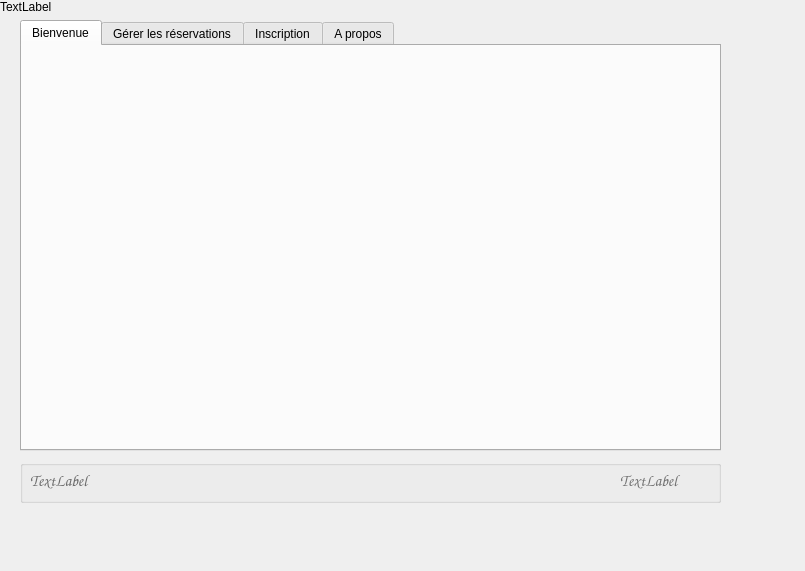
<?xml version="1.0" encoding="UTF-8"?>
<ui version="4.0">
 <class>User_Dialog</class>
 <widget class="QDialog" name="User_Dialog">
  <property name="geometry">
   <rect>
    <x>0</x>
    <y>0</y>
    <width>805</width>
    <height>571</height>
   </rect>
  </property>
  <property name="windowTitle">
   <string>Dialog</string>
  </property>
  <widget class="QTabWidget" name="tabWidget">
   <property name="geometry">
    <rect>
     <x>20</x>
     <y>20</y>
     <width>701</width>
     <height>431</height>
    </rect>
   </property>
   <property name="font">
    <font>
     <family>Segoe UI</family>
     <pointsize>9</pointsize>
    </font>
   </property>
   <property name="autoFillBackground">
    <bool>false</bool>
   </property>
   <property name="tabShape">
    <enum>QTabWidget::Rounded</enum>
   </property>
   <property name="currentIndex">
    <number>0</number>
   </property>
   <property name="iconSize">
    <size>
     <width>20</width>
     <height>20</height>
    </size>
   </property>
   <widget class="QWidget" name="tab">
    <attribute name="title">
     <string>Bienvenue</string>
    </attribute>
    <layout class="QHBoxLayout" name="horizontalLayout_2">
     <item>
      <widget class="QLabel" name="label_bienvenue_admin">
       <property name="text">
        <string/>
       </property>
       <property name="alignment">
        <set>Qt::AlignCenter</set>
       </property>
      </widget>
     </item>
    </layout>
   </widget>
   <widget class="QWidget" name="tab_4">
    <attribute name="title">
     <string>Gérer les réservations</string>
    </attribute>
    <widget class="QLabel" name="label_dbState">
     <property name="geometry">
      <rect>
       <x>560</x>
       <y>410</y>
       <width>121</width>
       <height>20</height>
      </rect>
     </property>
     <property name="palette">
      <palette>
       <active>
        <colorrole role="WindowText">
         <brush brushstyle="SolidPattern">
          <color alpha="255">
           <red>0</red>
           <green>255</green>
           <blue>0</blue>
          </color>
         </brush>
        </colorrole>
       </active>
       <inactive>
        <colorrole role="WindowText">
         <brush brushstyle="SolidPattern">
          <color alpha="255">
           <red>0</red>
           <green>255</green>
           <blue>0</blue>
          </color>
         </brush>
        </colorrole>
       </inactive>
       <disabled>
        <colorrole role="WindowText">
         <brush brushstyle="SolidPattern">
          <color alpha="255">
           <red>120</red>
           <green>120</green>
           <blue>120</blue>
          </color>
         </brush>
        </colorrole>
       </disabled>
      </palette>
     </property>
     <property name="font">
      <font>
       <family>Segoe UI Light</family>
       <pointsize>10</pointsize>
      </font>
     </property>
     <property name="text">
      <string>TextLabel</string>
     </property>
    </widget>
    <widget class="QTableView" name="tableView">
     <property name="geometry">
      <rect>
       <x>10</x>
       <y>200</y>
       <width>671</width>
       <height>171</height>
      </rect>
     </property>
    </widget>
    <widget class="QPushButton" name="Valid">
     <property name="geometry">
      <rect>
       <x>490</x>
       <y>110</y>
       <width>111</width>
       <height>51</height>
      </rect>
     </property>
     <property name="text">
      <string>Valid</string>
     </property>
     <property name="icon">
      <iconset>
       <normaloff>Data/Pictures/load.png</normaloff>Data/Pictures/load.png</iconset>
     </property>
     <property name="iconSize">
      <size>
       <width>45</width>
       <height>45</height>
      </size>
     </property>
    </widget>
    <widget class="QDateEdit" name="datedepEdit">
     <property name="geometry">
      <rect>
       <x>80</x>
       <y>50</y>
       <width>110</width>
       <height>22</height>
      </rect>
     </property>
    </widget>
    <widget class="QDateEdit" name="datearrEdit">
     <property name="geometry">
      <rect>
       <x>270</x>
       <y>50</y>
       <width>110</width>
       <height>22</height>
      </rect>
     </property>
    </widget>
    <widget class="QLabel" name="label_10">
     <property name="geometry">
      <rect>
       <x>20</x>
       <y>60</y>
       <width>46</width>
       <height>13</height>
      </rect>
     </property>
     <property name="text">
      <string>date dep</string>
     </property>
    </widget>
    <widget class="QLabel" name="label_11">
     <property name="geometry">
      <rect>
       <x>220</x>
       <y>60</y>
       <width>46</width>
       <height>13</height>
      </rect>
     </property>
     <property name="text">
      <string>date arr</string>
     </property>
    </widget>
    <widget class="QLabel" name="label_12">
     <property name="geometry">
      <rect>
       <x>20</x>
       <y>140</y>
       <width>46</width>
       <height>13</height>
      </rect>
     </property>
     <property name="text">
      <string>aeroarr</string>
     </property>
    </widget>
    <widget class="QLabel" name="label_13">
     <property name="geometry">
      <rect>
       <x>220</x>
       <y>140</y>
       <width>46</width>
       <height>13</height>
      </rect>
     </property>
     <property name="text">
      <string>aerodep</string>
     </property>
    </widget>
    <widget class="QPushButton" name="load">
     <property name="geometry">
      <rect>
       <x>10</x>
       <y>380</y>
       <width>111</width>
       <height>51</height>
      </rect>
     </property>
     <property name="text">
      <string>Load all</string>
     </property>
     <property name="icon">
      <iconset>
       <normaloff>Data/Pictures/load.png</normaloff>Data/Pictures/load.png</iconset>
     </property>
     <property name="iconSize">
      <size>
       <width>45</width>
       <height>45</height>
      </size>
     </property>
    </widget>
    <widget class="QComboBox" name="aeroArr">
     <property name="geometry">
      <rect>
       <x>70</x>
       <y>130</y>
       <width>141</width>
       <height>31</height>
      </rect>
     </property>
    </widget>
    <widget class="QComboBox" name="aeroDep">
     <property name="geometry">
      <rect>
       <x>280</x>
       <y>130</y>
       <width>141</width>
       <height>31</height>
      </rect>
     </property>
    </widget>
   </widget>
   <widget class="QWidget" name="tab_2">
    <attribute name="title">
     <string>Inscription</string>
    </attribute>
    <widget class="QWidget" name="layoutWidget">
     <property name="geometry">
      <rect>
       <x>30</x>
       <y>80</y>
       <width>421</width>
       <height>218</height>
      </rect>
     </property>
     <layout class="QHBoxLayout" name="horizontalLayout">
      <item>
       <layout class="QVBoxLayout" name="verticalLayout_2">
        <item>
         <widget class="QLabel" name="label_9">
          <property name="font">
           <font>
            <family>Segoe UI</family>
            <pointsize>10</pointsize>
           </font>
          </property>
          <property name="text">
           <string>ID Voyageur</string>
          </property>
         </widget>
        </item>
        <item>
         <widget class="QLabel" name="label_6">
          <property name="font">
           <font>
            <family>Segoe UI</family>
            <pointsize>10</pointsize>
           </font>
          </property>
          <property name="text">
           <string>Nom et Prénom</string>
          </property>
         </widget>
        </item>
        <item>
         <widget class="QLabel" name="label_3">
          <property name="font">
           <font>
            <family>Segoe UI</family>
            <pointsize>10</pointsize>
           </font>
          </property>
          <property name="text">
           <string>Nationalité</string>
          </property>
         </widget>
        </item>
        <item>
         <widget class="QLabel" name="label_5">
          <property name="font">
           <font>
            <family>Segoe UI</family>
            <pointsize>10</pointsize>
           </font>
          </property>
          <property name="text">
           <string>Numéro de téléphone</string>
          </property>
         </widget>
        </item>
        <item>
         <widget class="QLabel" name="label_7">
          <property name="font">
           <font>
            <family>Segoe UI</family>
            <pointsize>10</pointsize>
           </font>
          </property>
          <property name="text">
           <string>E-mail</string>
          </property>
         </widget>
        </item>
        <item>
         <widget class="QLabel" name="label_8">
          <property name="font">
           <font>
            <family>Segoe UI</family>
            <pointsize>10</pointsize>
           </font>
          </property>
          <property name="text">
           <string>Numéro de passport</string>
          </property>
         </widget>
        </item>
        <item>
         <widget class="QLabel" name="label_4">
          <property name="font">
           <font>
            <family>Segoe UI</family>
            <pointsize>10</pointsize>
           </font>
          </property>
          <property name="text">
           <string>Date et heure de reservation</string>
          </property>
         </widget>
        </item>
        <item>
         <widget class="QLabel" name="label_2">
          <property name="font">
           <font>
            <family>Segoe UI</family>
            <pointsize>10</pointsize>
           </font>
          </property>
          <property name="text">
           <string>ID Vol</string>
          </property>
         </widget>
        </item>
       </layout>
      </item>
      <item>
       <layout class="QVBoxLayout" name="verticalLayout_3">
        <item>
         <widget class="QLineEdit" name="txt_idVoyageur">
          <property name="enabled">
           <bool>false</bool>
          </property>
          <property name="readOnly">
           <bool>true</bool>
          </property>
         </widget>
        </item>
        <item>
         <layout class="QHBoxLayout" name="horizontalLayout_4">
          <item>
           <widget class="QLineEdit" name="txt_nom"/>
          </item>
          <item>
           <widget class="QLineEdit" name="txt_prenom"/>
          </item>
         </layout>
        </item>
        <item>
         <widget class="QLineEdit" name="txt_nationalite"/>
        </item>
        <item>
         <widget class="QLineEdit" name="txt_telephone">
          <property name="text">
           <string/>
          </property>
         </widget>
        </item>
        <item>
         <widget class="QLineEdit" name="txt_mail"/>
        </item>
        <item>
         <widget class="QLineEdit" name="txt_numPassport"/>
        </item>
        <item>
         <layout class="QHBoxLayout" name="horizontalLayout_16">
          <item>
           <widget class="QLineEdit" name="txt_dateReservation">
            <property name="enabled">
             <bool>false</bool>
            </property>
            <property name="autoFillBackground">
             <bool>false</bool>
            </property>
            <property name="readOnly">
             <bool>false</bool>
            </property>
           </widget>
          </item>
          <item>
           <widget class="QLineEdit" name="txt_heureReservation">
            <property name="enabled">
             <bool>false</bool>
            </property>
            <property name="readOnly">
             <bool>false</bool>
            </property>
           </widget>
          </item>
         </layout>
        </item>
        <item>
         <widget class="QLineEdit" name="txt_idVol"/>
        </item>
       </layout>
      </item>
     </layout>
    </widget>
    <widget class="QPushButton" name="save">
     <property name="geometry">
      <rect>
       <x>460</x>
       <y>150</y>
       <width>227</width>
       <height>53</height>
      </rect>
     </property>
     <property name="font">
      <font>
       <family>Segoe UI</family>
       <pointsize>10</pointsize>
      </font>
     </property>
     <property name="text">
      <string>Save</string>
     </property>
     <property name="icon">
      <iconset>
       <normaloff>Data/Pictures/save.png</normaloff>Data/Pictures/save.png</iconset>
     </property>
     <property name="iconSize">
      <size>
       <width>45</width>
       <height>45</height>
      </size>
     </property>
    </widget>
   </widget>
   <widget class="QWidget" name="tab_3">
    <attribute name="title">
     <string>A propos</string>
    </attribute>
    <widget class="QLabel" name="label">
     <property name="geometry">
      <rect>
       <x>20</x>
       <y>10</y>
       <width>480</width>
       <height>104</height>
      </rect>
     </property>
     <property name="text">
      <string>Sujet 7 : Application de gestion de réservation du vol
L’objectif est de développer une application graphique permettant de gérer les réservations des vols
au niveau d’une agence de voyage. L’utilisateur de cette application peut :
 Ajouter un vol (numéro vol, date et heure départ, date et heure d’arrivée, Aéroport départ,
aéroport d’arrivée, numéro avion)
 Rechercher et consulter des vols existant par date départ, destination ..., etc.
 Ajouter un voyageur et lui réserver un vol
 Il peut aussi modifier ou annuler un vol.</string>
     </property>
    </widget>
   </widget>
  </widget>
  <widget class="QLabel" name="label_background2">
   <property name="geometry">
    <rect>
     <x>0</x>
     <y>0</y>
     <width>911</width>
     <height>551</height>
    </rect>
   </property>
   <property name="font">
    <font>
     <stylestrategy>PreferAntialias</stylestrategy>
    </font>
   </property>
   <property name="text">
    <string>TextLabel</string>
   </property>
   <property name="alignment">
    <set>Qt::AlignLeading|Qt::AlignLeft|Qt::AlignTop</set>
   </property>
  </widget>
  <widget class="QGroupBox" name="groupBox">
   <property name="geometry">
    <rect>
     <x>20</x>
     <y>460</y>
     <width>701</width>
     <height>43</height>
    </rect>
   </property>
   <property name="title">
    <string/>
   </property>
   <widget class="QLabel" name="label_time">
    <property name="geometry">
     <rect>
      <x>600</x>
      <y>10</y>
      <width>91</width>
      <height>20</height>
     </rect>
    </property>
    <property name="palette">
     <palette>
      <active>
       <colorrole role="WindowText">
        <brush brushstyle="SolidPattern">
         <color alpha="255">
          <red>113</red>
          <green>113</green>
          <blue>113</blue>
         </color>
        </brush>
       </colorrole>
      </active>
      <inactive>
       <colorrole role="WindowText">
        <brush brushstyle="SolidPattern">
         <color alpha="255">
          <red>113</red>
          <green>113</green>
          <blue>113</blue>
         </color>
        </brush>
       </colorrole>
      </inactive>
      <disabled>
       <colorrole role="WindowText">
        <brush brushstyle="SolidPattern">
         <color alpha="255">
          <red>120</red>
          <green>120</green>
          <blue>120</blue>
         </color>
        </brush>
       </colorrole>
      </disabled>
     </palette>
    </property>
    <property name="font">
     <font>
      <family>Comic Sans MS</family>
      <pointsize>12</pointsize>
      <weight>50</weight>
      <italic>false</italic>
      <bold>false</bold>
     </font>
    </property>
    <property name="text">
     <string>TextLabel</string>
    </property>
   </widget>
   <widget class="QLabel" name="label_date">
    <property name="geometry">
     <rect>
      <x>10</x>
      <y>10</y>
      <width>151</width>
      <height>21</height>
     </rect>
    </property>
    <property name="palette">
     <palette>
      <active>
       <colorrole role="WindowText">
        <brush brushstyle="SolidPattern">
         <color alpha="255">
          <red>107</red>
          <green>107</green>
          <blue>107</blue>
         </color>
        </brush>
       </colorrole>
      </active>
      <inactive>
       <colorrole role="WindowText">
        <brush brushstyle="SolidPattern">
         <color alpha="255">
          <red>107</red>
          <green>107</green>
          <blue>107</blue>
         </color>
        </brush>
       </colorrole>
      </inactive>
      <disabled>
       <colorrole role="WindowText">
        <brush brushstyle="SolidPattern">
         <color alpha="255">
          <red>120</red>
          <green>120</green>
          <blue>120</blue>
         </color>
        </brush>
       </colorrole>
      </disabled>
     </palette>
    </property>
    <property name="font">
     <font>
      <family>Comic Sans MS</family>
      <pointsize>12</pointsize>
     </font>
    </property>
    <property name="text">
     <string>TextLabel</string>
    </property>
   </widget>
  </widget>
  <zorder>label_background2</zorder>
  <zorder>tabWidget</zorder>
  <zorder>groupBox</zorder>
 </widget>
 <resources/>
 <connections/>
</ui>
